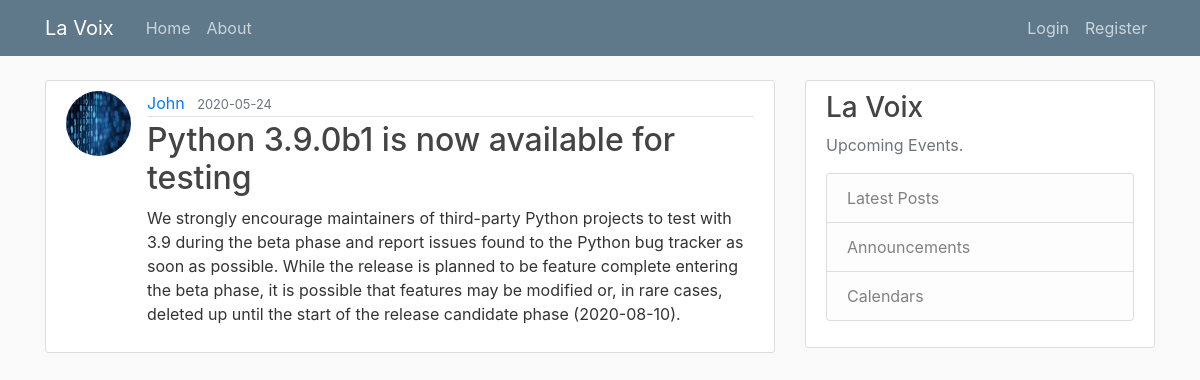
/post/1, run on the app's committed database.
### MyBlogApp/models.py (models this page shows)
class User(db.Model, UserMixin):
    id = db.Column(db.Integer, primary_key=True)
    username = db.Column(db.String(20), unique=True, nullable=False)
    email = db.Column(db.String(120), unique=True, nullable=False)
    image_file = db.Column(db.String(20), nullable=False, default='default.jpg')
    password = db.Column(db.String(60), nullable=False)
    posts = db.relationship('Post', backref='author')

class Post(db.Model):
    id= db.Column(db.Integer, primary_key=True)
    title = db.Column(db.String(100), nullable=False)
    date_posted = db.Column(db.DateTime, nullable=False, default=datetime.utcnow)
    content = db.Column(db.Text, nullable=False)
    user_id = db.Column(db.Integer, db.ForeignKey('user.id'), nullable=False)

### MyBlogApp/routes.py (the view)
@app.route("/post/<int:post_id>")
def post(post_id):
    post = Post.query.get_or_404(post_id)
    return render_template('post.html', title=post.title, post=post)

### MyBlogApp/templates/post.html (shortened to what this page needs)
{% extends 'layout.html' %}
{% block content %}
        <article class="media content-section">
            <img class="rounded-circle article-img" src="{{ url_for('static', filename='profile_pics/' + post.author.image_file) }}">
            <div class="media-body">
            <div class="article-metadata">
                <a class="mr-2" href="#">{{ post.author.username }}</a>
                <small class="text-muted">{{ post.date_posted.strftime('%Y-%m-%d') }}</small>
            </div>
            <h2 class="article-title">{{ post.title }}</h2>
            <p class="article-content">{{ post.content }}</p>
            </div>
        </article>
{% endblock content %}

### MyBlogApp/static/main.css (style rules this page uses)
body { background: #fafafa; color: #333333; margin-top: 5rem; }
h1, h2, h3, h4, h5, h6 { color: #444444; }
.content-section { background: #ffffff; padding: 10px 20px; border: 1px solid #dddddd; border-radius: 3px; margin-bottom: 20px; }
.article-title { color: #444444; }
.article-content { white-space: pre-line; }
.article-img { height: 65px; width: 65px; margin-right: 16px; }
.article-metadata { padding-bottom: 1px; margin-bottom: 4px; border-bottom: 1px solid #e3e3e3 }

### data on the page
User: image_file (picture), author.username "John"
Post: date_posted "2020-05-24", title "Python 3.9.0b1 is now available for testing", content "We strongly encourage maintainers of third-party Python projects to test with 3.9 during the beta phase and report issues found to the Python bug tracker as soon as possible. While the release is planned to be feature complete entering the beta phase, it is possible that features may be modified or, in rare cases, deleted up until the start of the release candidate phase (2020-08-10)."
